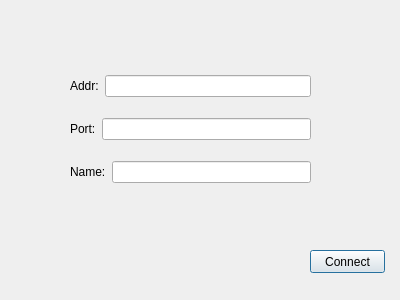
<?xml version="1.0" encoding="UTF-8"?>
<ui version="4.0">
 <class>startDialog</class>
 <widget class="QDialog" name="startDialog">
  <property name="geometry">
   <rect>
    <x>0</x>
    <y>0</y>
    <width>400</width>
    <height>300</height>
   </rect>
  </property>
  <property name="windowTitle">
   <string>Dialog</string>
  </property>
  <widget class="QPushButton" name="pushButton">
   <property name="geometry">
    <rect>
     <x>310</x>
     <y>250</y>
     <width>75</width>
     <height>23</height>
    </rect>
   </property>
   <property name="text">
    <string>Connect</string>
   </property>
  </widget>
  <widget class="QWidget" name="layoutWidget">
   <property name="geometry">
    <rect>
     <x>70</x>
     <y>60</y>
     <width>241</width>
     <height>141</height>
    </rect>
   </property>
   <layout class="QVBoxLayout" name="verticalLayout">
    <item>
     <layout class="QHBoxLayout" name="horizontalLayout">
      <item>
       <widget class="QLabel" name="label">
        <property name="text">
         <string>Addr:</string>
        </property>
       </widget>
      </item>
      <item>
       <widget class="QLineEdit" name="lineEdit"/>
      </item>
     </layout>
    </item>
    <item>
     <layout class="QHBoxLayout" name="horizontalLayout_2">
      <item>
       <widget class="QLabel" name="label_2">
        <property name="text">
         <string>Port:</string>
        </property>
       </widget>
      </item>
      <item>
       <widget class="QLineEdit" name="lineEdit_2"/>
      </item>
     </layout>
    </item>
    <item>
     <layout class="QHBoxLayout" name="horizontalLayout_3">
      <item>
       <widget class="QLabel" name="label_3">
        <property name="text">
         <string>Name:</string>
        </property>
       </widget>
      </item>
      <item>
       <widget class="QLineEdit" name="lineEdit_3"/>
      </item>
     </layout>
    </item>
   </layout>
  </widget>
 </widget>
 <tabstops>
  <tabstop>lineEdit</tabstop>
  <tabstop>lineEdit_2</tabstop>
  <tabstop>lineEdit_3</tabstop>
  <tabstop>pushButton</tabstop>
 </tabstops>
 <resources/>
 <connections/>
</ui>
